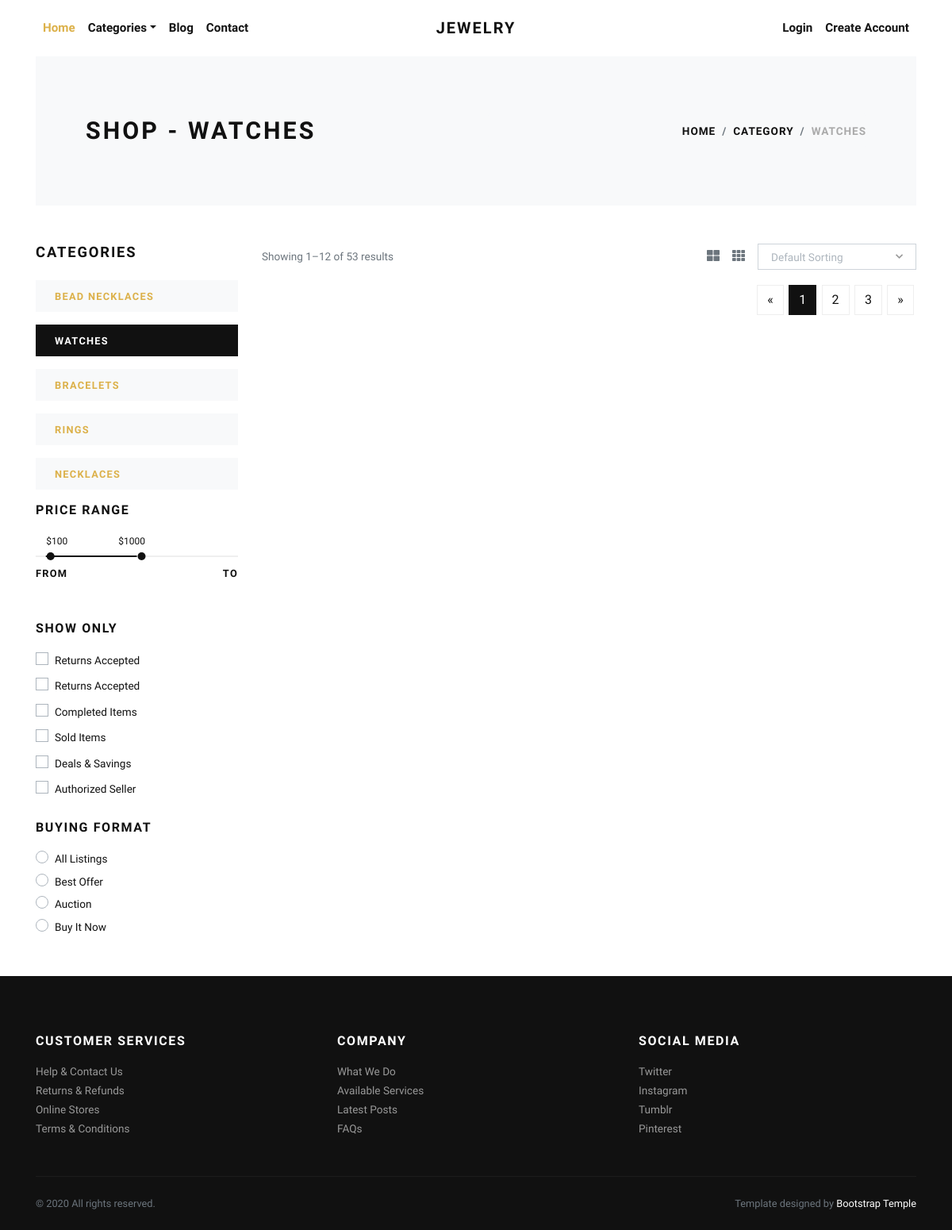
/watches/, run on an earlier commit of the app's database.
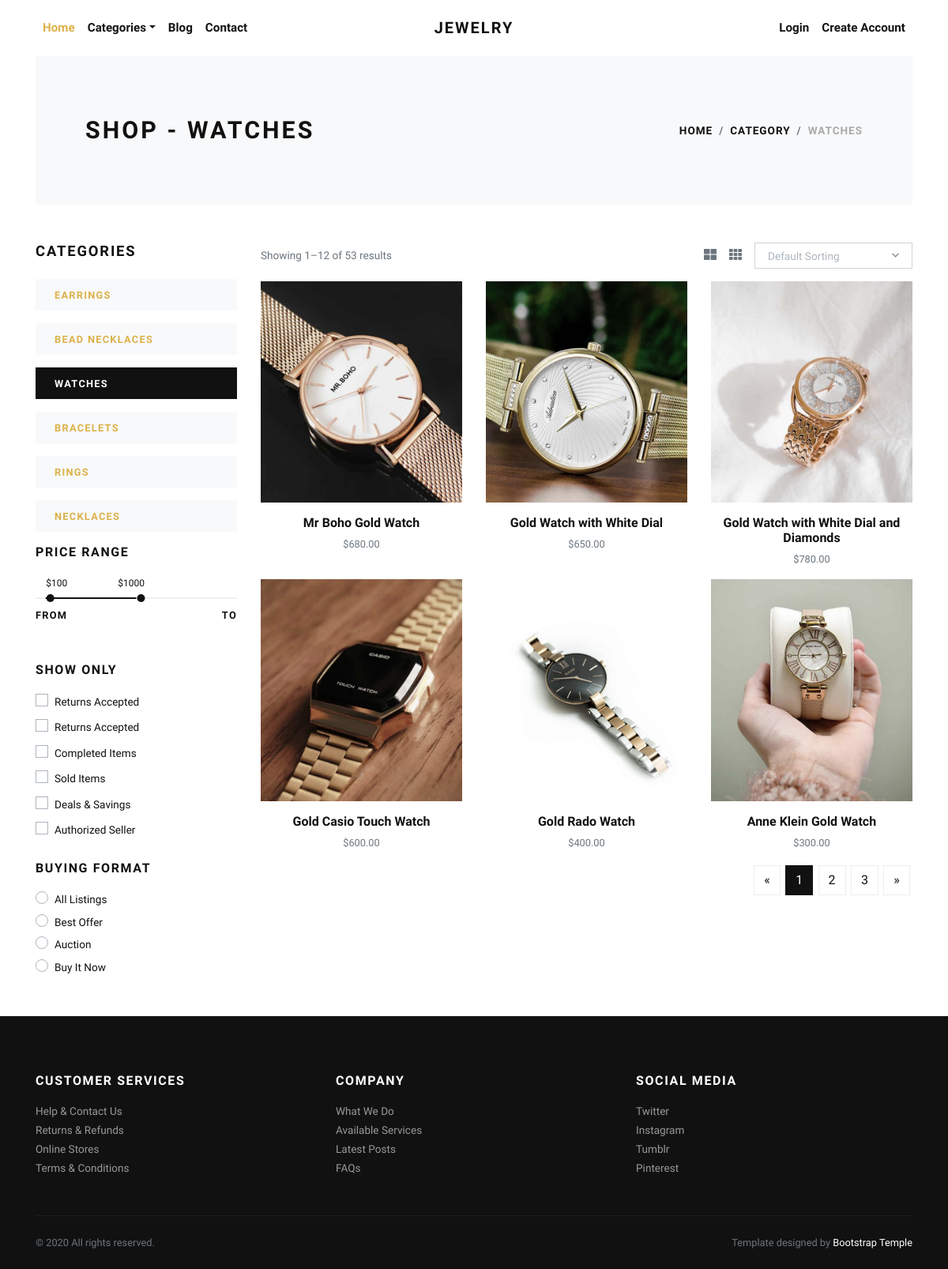
And on a later commit of the database.
### store/models.py (models this page shows, shortened)
class Category(models.Model):
    title = models.CharField(max_length=50, verbose_name="Category Title")
    slug = models.SlugField(max_length=55, verbose_name="Category Slug")
    description = models.TextField(blank=True, verbose_name="Category Description")
    category_image = models.ImageField(upload_to='category', blank=True, null=True, verbose_name="Category Image")
    is_active = models.BooleanField(verbose_name="Is Active?")
    is_featured = models.BooleanField(verbose_name="Is Featured?")
    created_at = models.DateTimeField(auto_now_add=True, verbose_name="Created Date")
    updated_at = models.DateTimeField(auto_now=True, verbose_name="Updated Date")
    class Meta:
        verbose_name_plural = 'Categories'
        ordering = ('-created_at', )

class Product(models.Model):
    title = models.CharField(max_length=150, verbose_name="Product Title")
    slug = models.SlugField(max_length=160, verbose_name="Product Slug")
    sku = models.CharField(max_length=255, unique=True, verbose_name="Unique Product ID (SKU)")
    short_description = models.TextField(verbose_name="Short Description")
    detail_description = models.TextField(blank=True, null=True, verbose_name="Detail Description")
    product_image = models.ImageField(upload_to='product', blank=True, null=True, verbose_name="Product Image")
    price = models.DecimalField(max_digits=8, decimal_places=2)
    category = models.ForeignKey(Category, verbose_name="Product Categoy", on_delete=models.CASCADE)
    is_active = models.BooleanField(verbose_name="Is Active?")
    is_featured = models.BooleanField(verbose_name="Is Featured?")
    created_at = models.DateTimeField(auto_now_add=True, verbose_name="Created Date")
    updated_at = models.DateTimeField(auto_now=True, verbose_name="Updated Date")
    class Meta:
        verbose_name_plural = 'Products'
        ordering = ('-created_at', )

### store/views.py (the view)
# urls.py: path('<slug:slug>/', views.category_products, name="category-products"),
def category_products(request, slug):
    category = get_object_or_404(Category, slug=slug)
    products = Product.objects.filter(is_active=True, category=category)
    categories = Category.objects.filter(is_active=True)
    context = {
        'category': category,
        'products': products,
        'categories': categories,
    }
    return render(request, 'store/category_products.html', context)

### templates/store/category_products.html (shortened to what this page needs)
{% extends 'base.html' %}
{% load static %}
    {% block content %}
      <div class="container">
        <section class="py-5 bg-light">
          <div class="container">
            <div class="row px-4 px-lg-5 py-lg-4 align-items-center">
              <div class="col-lg-6">
                <h1 class="h2 text-uppercase mb-0">Shop - {{category.title}}</h1>
              </div>
              <div class="col-lg-6 text-lg-right">
                <nav aria-label="breadcrumb">
                  <ol class="breadcrumb justify-content-lg-end mb-0 px-0">
                    <li class="breadcrumb-item"><a href="{% url 'store:home' %}">Home</a></li>
                    <li class="breadcrumb-item"><a href="{% url 'store:all-categories' %}">Category</a></li>
                    <li class="breadcrumb-item active" aria-current="page">{{category.title}}</li>
                  </ol>
                </nav>
              </div>
            </div>
          </div>
        </section>
        <section class="py-5">
          <div class="container p-0">
            <div class="row">
              <div class="col-lg-3 order-2 order-lg-1">
                <h5 class="text-uppercase mb-4">Categories</h5>
                {% if categories %}
                  {% for cat in categories %}
                    <a href="{% url 'store:category-products' cat.slug %}">
                      <div class="py-2 px-4 {% if category == cat %}bg-dark text-white {% else %}bg-light{% endif %} mb-3">
                        <strong class="small text-uppercase font-weight-bold">{{cat.title}}</strong>
                      </div>
                    </a>
                  {% endfor %}
                {% endif %}
                <h6 class="text-uppercase mb-4">Price range</h6>
                <div class="price-range pt-4 mb-5">
                  <div id="range"></div>
                  <div class="row pt-2">
                    <div class="col-6"><strong class="small font-weight-bold text-uppercase">From</strong></div>
                    <div class="col-6 text-right"><strong class="small font-weight-bold text-uppercase">To</strong></div>
                  </div>
                </div>
                <h6 class="text-uppercase mb-3">Show only</h6>
                <div class="custom-control custom-checkbox mb-1">
                  <label class="custom-control-label text-small" for="customCheck1">Returns Accepted</label>
                </div>
                <div class="custom-control custom-checkbox mb-1">
                  <label class="custom-control-label text-small" for="customCheck2">Returns Accepted</label>
                </div>
                <div class="custom-control custom-checkbox mb-1">
                  <label class="custom-control-label text-small" for="customCheck3">Completed Items</label>
                </div>
                <div class="custom-control custom-checkbox mb-1">
                  <label class="custom-control-label text-small" for="customCheck4">Sold Items</label>
                </div>
                <div class="custom-control custom-checkbox mb-1">
                  <label class="custom-control-label text-small" for="customCheck5">Deals &amp; Savings</label>
                </div>
                <div class="custom-control custom-checkbox mb-4">
                  <label class="custom-control-label text-small" for="customCheck6">Authorized Seller</label>
                </div>
                <h6 class="text-uppercase mb-3">Buying format</h6>
                <div class="custom-control custom-radio">
                  <label class="custom-control-label text-small" for="customRadio1">All Listings</label>
                </div>
                <div class="custom-control custom-radio">
                  <label class="custom-control-label text-small" for="customRadio2">Best Offer</label>
                </div>
                <div class="custom-control custom-radio">
                  <label class="custom-control-label text-small" for="customRadio3">Auction</label>
                </div>
                <div class="custom-control custom-radio">
                  <label class="custom-control-label text-small" for="customRadio4">Buy It Now</label>
                </div>
              </div>
              <div class="col-lg-9 order-1 order-lg-2 mb-5 mb-lg-0">
                <div class="row mb-3 align-items-center">
                  <div class="col-lg-6 mb-2 mb-lg-0">
                    <p class="text-small text-muted mb-0">Showing 1–12 of 53 results</p>
                  </div>
                  <div class="col-lg-6">
                    <ul class="list-inline d-flex align-items-center justify-content-lg-end mb-0">
                      <li class="list-inline-item text-muted mr-3"><a class="reset-anchor p-0" href="#"><i class="fas fa-th-large"></i></a></li>
                      <li class="list-inline-item text-muted mr-3"><a class="reset-anchor p-0" href="#"><i class="fas fa-th"></i></a></li>
                      <li class="list-inline-item">
                      </li>
                    </ul>
                  </div>
                </div>
                <div class="row">
                  {% if products %}
                    {% for product in products %}
                      <div class="col-lg-4 col-sm-6">
                        <div class="product text-center">
                          <div class="mb-3 position-relative">
                            <a class="d-block" href="{% url 'store:product-detail' product.slug %}">
                              {% if product.product_image %}
                                <img class="img-fluid w-100" src="{{product.product_image.url}}" alt="{{product.title}}">
                              {% else %}
                                <img class="img-fluid w-100" src="{% static 'img/product-1.jpg' %}" alt="{{product.title}}">
                              {% endif %}
                            </a>
                          </div>
                          <h6> <a class="reset-anchor" href="{% url 'store:product-detail' product.slug %}">{{product.title}}</a></h6>
                          <p class="small text-muted">${{product.price}}</p>
                        </div>
                      </div>
                    {% endfor %}
                  {% endif %}
                </div>
                <nav aria-label="Page navigation example">
                  <ul class="pagination justify-content-center justify-content-lg-end">
                    <li class="page-item"><a class="page-link" href="#" aria-label="Previous"><span aria-hidden="true">«</span></a></li>
                    <li class="page-item active"><a class="page-link" href="#">1</a></li>
                    <li class="page-item"><a class="page-link" href="#">2</a></li>
                    <li class="page-item"><a class="page-link" href="#">3</a></li>
                    <li class="page-item"><a class="page-link" href="#" aria-label="Next"><span aria-hidden="true">»</span></a></li>
                  </ul>
                </nav>
              </div>
            </div>
          </div>
        </section>
      </div>
      {% endblock content %}

### templates/base.html (shortened to what this page needs)
{% load static %}
<!DOCTYPE html>
<html>
  <head>
    <link rel="stylesheet" href="{% static 'vendor/bootstrap/css/bootstrap.min.css' %}">
    <link rel="stylesheet" href="{% static 'vendor/lightbox2/css/lightbox.min.css' %}">
    <link rel="stylesheet" href="{% static 'vendor/nouislider/nouislider.min.css' %}">
    <link rel="stylesheet" href="{% static 'vendor/bootstrap-select/css/bootstrap-select.min.css' %}">
    <link rel="stylesheet" href="{% static 'vendor/owl.carousel2/assets/owl.carousel.min.css' %}">
    <link rel="stylesheet" href="{% static 'vendor/owl.carousel2/assets/owl.theme.default.css' %}">
    <link rel="stylesheet" href="{% static 'css/style.default.css' %}" id="theme-stylesheet">
    <link rel="stylesheet" href="{% static 'css/custom.css' %}">
  </head>
  <body>
    <div class="page-holder">
      {% include 'navbar.html' %}
      {% block content %}
      {% endblock content %}
      {% include 'footer.html' %}
      {% include 'scripts.html' %}

### templates/navbar.html (shortened to what this page needs)
{% load static %}
      <header class="header bg-white">
        <div class="container px-0 px-lg-3">
          <nav class="navbar navbar-expand-lg navbar-light py-3 px-lg-0"><a class="navbar-brand" href="{% url 'store:home' %}"><span class="font-weight-bold text-uppercase text-dark">Jewelry</span></a>
            <div class="collapse navbar-collapse" id="navbarSupportedContent">
              <ul class="navbar-nav mr-auto">
                <li class="nav-item">
                  <a class="nav-link active" href="{% url 'store:home' %}">Home</a>
                </li>
                <li class="nav-item dropdown"><a class="nav-link dropdown-toggle" id="pagesDropdown" href="#" data-toggle="dropdown" aria-haspopup="true" aria-expanded="false">Categories</a>
                </li>
                <li class="nav-item">
                  <a class="nav-link" href="{% url 'store:home' %}">Blog</a>
                </li>
                <li class="nav-item">
                  <a class="nav-link" href="{% url 'store:home' %}">Contact</a>
                </li>
              </ul>
              <ul class="navbar-nav ml-auto">
                {% if request.user.is_authenticated %}
                  <li class="nav-item"><a class="nav-link" href="{% url 'store:cart' %}"> <i class="fas fa-dolly-flatbed mr-1 text-gray"></i>Cart<small class="text-gray">(2)</small></a></li>
                  <li class="nav-item"><a class="nav-link" href="#"> <i class="far fa-heart mr-1"></i><small class="text-gray"> (0)</small></a></li>
                  {% comment %} <li class="nav-item"><a class="nav-link" href="#"> <i class="fas fa-user-alt mr-1 text-gray"></i>My Account</a></li> {% endcomment %}
                  <li class="nav-item dropdown"><a class="nav-link dropdown-toggle" id="pagesDropdown" href="#" data-toggle="dropdown" aria-haspopup="true" aria-expanded="false"><i class="fas fa-user-alt mr-1 text-gray"></i>My Account</a></a>
                  <div class="dropdown-menu mt-3" aria-labelledby="pagesDropdown">
                      <a class="dropdown-item border-0 transition-link" href="{% url 'store:profile' %}">Profile</a>
                      <a class="dropdown-item border-0 transition-link" href="#">Cart</a>
                      <a class="dropdown-item border-0 transition-link" href="#">Orders</a>
                      <a class="dropdown-item border-0 transition-link" href="{% url 'store:password-change' %}">Change Password</a>
                    <hr>
                    <a class="dropdown-item border-0 transition-link" href="{% url 'store:logout' %}">Log Out</a>
                </li>
                {% else %}
                  <li class="nav-item"><a class="nav-link" href="{% url 'store:login' %}">Login</a></li>
                  <li class="nav-item"><a class="nav-link" href="{% url 'store:register' %}">Create Account</a></li>
                {% endif %}
              </ul>
            </div>
          </nav>
        </div>
      </header>

### templates/footer.html
<footer class="bg-dark text-white">
        <div class="container py-4">
          <div class="row py-5">
            <div class="col-md-4 mb-3 mb-md-0">
              <h6 class="text-uppercase mb-3">Customer services</h6>
              <ul class="list-unstyled mb-0">
                <li><a class="footer-link" href="#">Help &amp; Contact Us</a></li>
                <li><a class="footer-link" href="#">Returns &amp; Refunds</a></li>
                <li><a class="footer-link" href="#">Online Stores</a></li>
                <li><a class="footer-link" href="#">Terms &amp; Conditions</a></li>
              </ul>
            </div>
            <div class="col-md-4 mb-3 mb-md-0">
              <h6 class="text-uppercase mb-3">Company</h6>
              <ul class="list-unstyled mb-0">
                <li><a class="footer-link" href="#">What We Do</a></li>
                <li><a class="footer-link" href="#">Available Services</a></li>
                <li><a class="footer-link" href="#">Latest Posts</a></li>
                <li><a class="footer-link" href="#">FAQs</a></li>
              </ul>
            </div>
            <div class="col-md-4">
              <h6 class="text-uppercase mb-3">Social media</h6>
              <ul class="list-unstyled mb-0">
                <li><a class="footer-link" href="#">Twitter</a></li>
                <li><a class="footer-link" href="#">Instagram</a></li>
                <li><a class="footer-link" href="#">Tumblr</a></li>
                <li><a class="footer-link" href="#">Pinterest</a></li>
              </ul>
            </div>
          </div>
          <div class="border-top pt-4" style="border-color: #1d1d1d !important">
            <div class="row">
              <div class="col-lg-6">
                <p class="small text-muted mb-0">&copy; 2020 All rights reserved.</p>
              </div>
              <div class="col-lg-6 text-lg-right">
                <p class="small text-muted mb-0">Template designed by <a class="text-white reset-anchor" href="https://bootstraptemple.com/p/bootstrap-ecommerce">Bootstrap Temple</a></p>
              </div>
            </div>
          </div>
        </div>
      </footer>

### templates/scripts.html (shortened to what this page needs)
{% load static %}
      <link rel="stylesheet" href="https://use.fontawesome.com/releases/v5.7.1/css/all.css">
    </div>
  </body>
</html>

What changed in the data, as far as the page shows it:
added Category: title "EARRINGS"
added Product: product_image (picture), title "Mr Boho Gold Watch", price "680.00"
added Product: product_image (picture), title "Gold Watch with White Dial", price "650.00"
added Product: product_image (picture), title "Gold Watch with White Dial and Diamonds", price "780.00"
added Product: product_image (picture), title "Gold Casio Touch Watch", price "600.00"
added Product: product_image (picture), title "Gold Rado Watch", price "400.00"
added Product: product_image (picture), title "Anne Klein Gold Watch", price "300.00"
